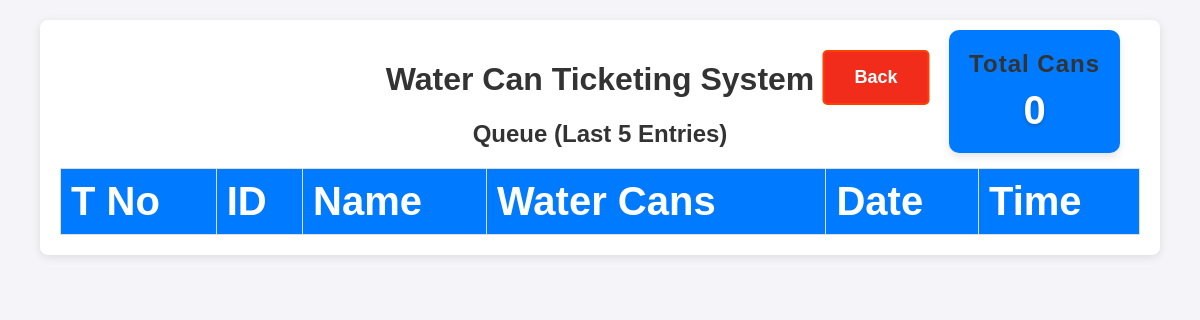
Page /dashboard on the earlier database version.
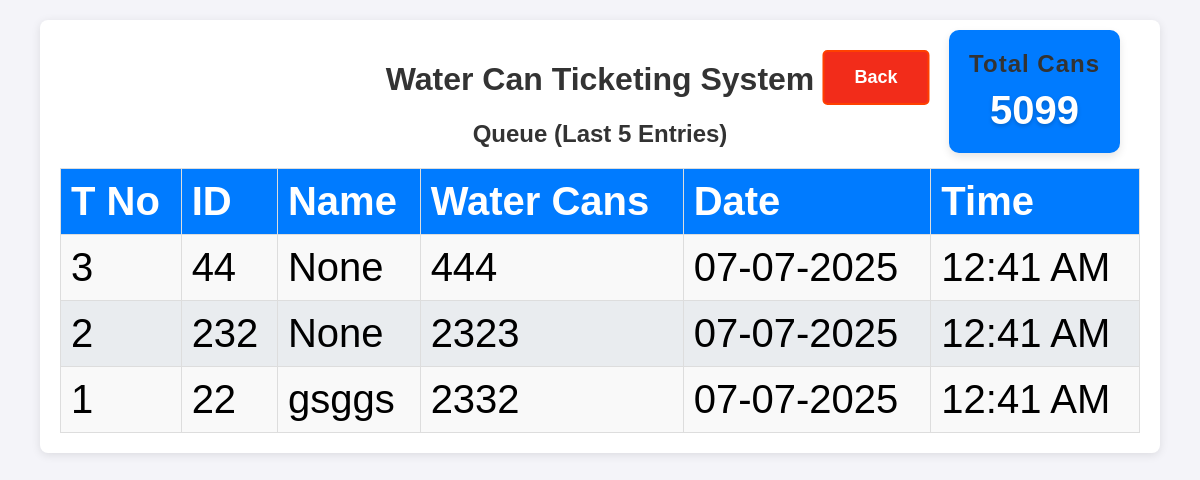
Same page on the later database version.
### app.py (models this page shows, shortened)
class Dealer(db.Model):
    id = db.Column(db.Integer, primary_key=True)
    dealer_id = db.Column(db.String(100), nullable=False)
    water_can_count = db.Column(db.Integer, nullable=False)
    timestamp = db.Column(db.DateTime, default=datetime.now)
    token_id = db.Column(db.Integer, nullable=False)  # Daily resetting token ID
    @property
    def formatted_date(self):
        return self.timestamp.strftime("%d-%m-%Y")  # Format the date
    @property
    def formatted_time(self):
        return self.timestamp.strftime("%I:%M %p")  # Format the time in 12-hour format

class Dealer_details(db.Model):
    id = db.Column(db.Integer, primary_key=True)
    dealer_id = db.Column(db.String(100), nullable=False, unique=True)
    name = db.Column(db.String(100), nullable=False)
    mobile = db.Column(db.String(15), nullable=False)
    address = db.Column(db.String(400), nullable=True)
    aadhaar_file = db.Column(db.String(400))  # Path to Aadhaar copy
    photo_file = db.Column(db.String(400))

### app.py (the view)
@app.route('/dashboard')
def dashboard():
    today = datetime.today().date()
    dealer_queue = db.session.query(Dealer, Dealer_details.name).outerjoin(Dealer_details, Dealer.dealer_id == Dealer_details.dealer_id).filter(func.date(Dealer.timestamp) == today).order_by(Dealer.timestamp.desc()).limit(5).all()
    return render_template('dashboard.html', queue=dealer_queue, total_cans=get_total_can_today())

### app.py (called while the page is built)
def get_total_can_today():
    query = Dealer.query
    start_of_today = datetime.now().replace(hour=0, minute=0, second=0, microsecond=0)
    query = query.filter(Dealer.timestamp >= start_of_today)
    filtered_data = query.order_by(Dealer.timestamp.desc()).all()
    total_cans = sum(dealer.water_can_count for dealer in filtered_data)
    return total_cans

### templates/dashboard.html (shortened to what this page needs)
<!DOCTYPE html>
<html lang="en">
<head>
    <link rel="stylesheet" href="/static/styles.css">
</head>
<body class="dashboard">
    <div class="container">
        <h1>Water Can Ticketing System</h1>
        <h2>Queue (Last 5 Entries)</h2>
        <table>
            <thead>
                <tr>
                    <th>T No</th>
                    <th>ID</th>
                    <th>Name</th>
                    <th>Water Cans</th>
                    <th>Date</th>
                    <th>Time</th>
                </tr>
            </thead>
            <tbody>
                {% for dealer, dealer_name in queue %}
                <tr>
                    <td>{{ dealer.token_id }}</td>
                    <td>{{ dealer.dealer_id }}</td>
                    <td>{{ dealer_name }}</td>
                    <td>{{ dealer.water_can_count }}</td>
                    <td>{{ dealer.formatted_date }}</td>
                    <td>{{ dealer.formatted_time }}</td>
                </tr>
                {% endfor %}
            </tbody>
        </table>
    </div>
    <div class="total-cans-card total-cans-card-top">
        <h2>Total Cans</h2>
        <div class="total-cans-number">{{ total_cans }}</div>
    </div>
    <a href="/" class="back">Back</a>
</body>
</html>

Differences in the rows shown:
added Dealer: token_id "3", dealer_id "44", dealer_name "None", water_can_count "444", formatted_date "07-07-2025", formatted_time "12:41 AM"
added Dealer: token_id "2", dealer_id "232", dealer_name "None", water_can_count "2323", formatted_date "07-07-2025", formatted_time "12:41 AM"
now on this page (row unchanged): Dealer_details: token_id "1", dealer_id "22", name "gsggs", water_can_count "2332", formatted_date "07-07-2025", formatted_time "12:41 AM"
Other differences:
{{ total_cans }}: "0" → "5099"
